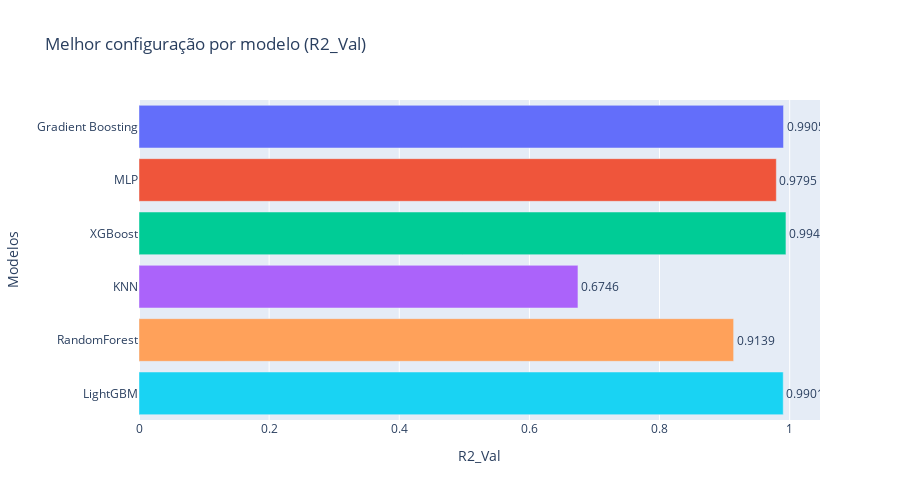
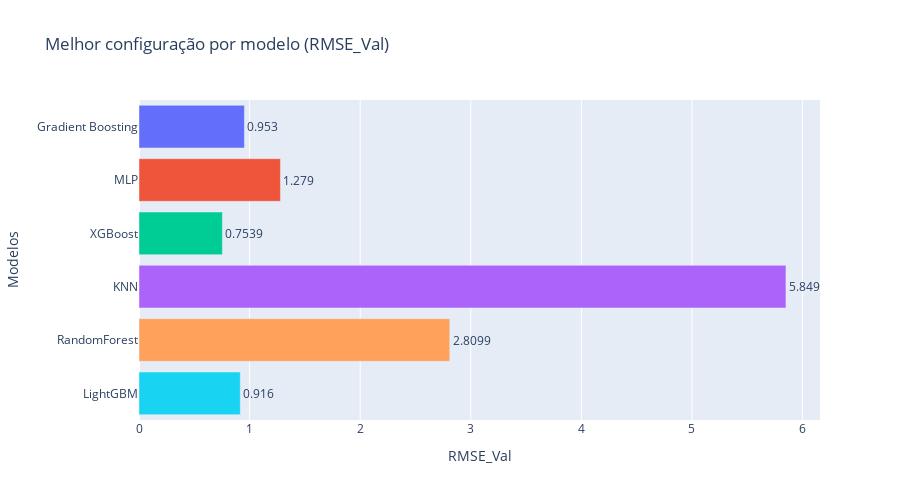
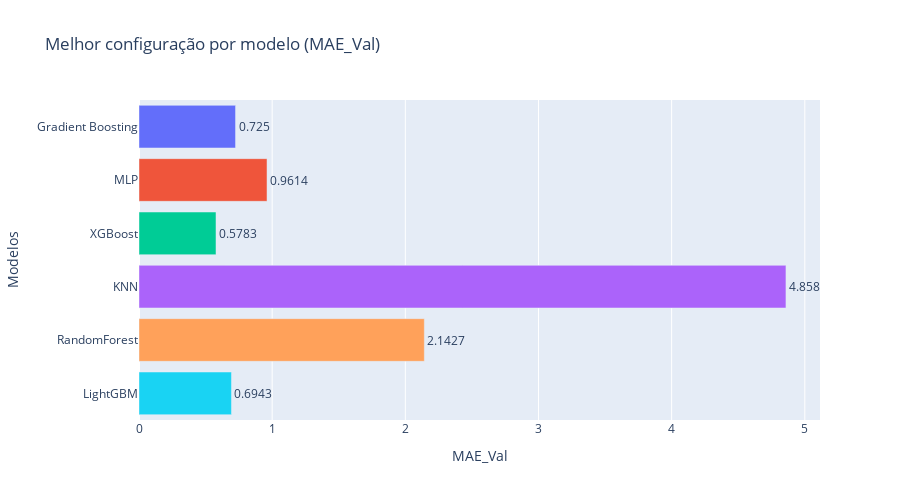

The notebook cell these images were saved under, in order:
### Code cell
# Comparar os modelos usando R²
plot_melhores_modelos('data/models_results', metric='R2_Val')

# Comparar os modelos usando RMSE
plot_melhores_modelos('data/models_results', metric='RMSE_Val')

# Comparar os modelos usando MAE
plot_melhores_modelos('data/models_results', metric='MAE_Val')

### Figure 1 — Plotly figure (JSON) as saved in the notebook; plotly's stock layout.template omitted (floating-point values rounded to 4 significant figures)
{"data": [{"customdata": [["{'learning_rate': 0.1, 'max_depth': 3, 'n_estimators': 200}"]], "hovertemplate": "Modelo=%{y}<br>R2_Val=%{x}<br>text=%{text}<br>Config_Label=%{customdata[0]}<extra></extra>", "legendgroup": "Gradient Boosting", "marker": {"color": "#636efa", "pattern": {"shape": ""}}, "name": "Gradient Boosting", "orientation": "h", "showlegend": true, "text": [0.9905], "textposition": "outside", "type": "bar", "x": [0.9905], "xaxis": "x", "y": ["Gradient Boosting"], "yaxis": "y"}, {"customdata": [["{'activation': 'relu', 'hidden_layer_sizes': [100], 'learning_rate_init': 0.001}"]], "hovertemplate": "Modelo=%{y}<br>R2_Val=%{x}<br>text=%{text}<br>Config_Label=%{customdata[0]}<extra></extra>", "legendgroup": "MLP", "marker": {"color": "#EF553B", "pattern": {"shape": ""}}, "name": "MLP", "orientation": "h", "showlegend": true, "text": [0.9795], "textposition": "outside", "type": "bar", "x": [0.9795], "xaxis": "x", "y": ["MLP"], "yaxis": "y"}, {"customdata": [["{'colsample_bytree': 1.0, 'learning_rate': 0.1, 'max_depth': 3, 'n_estimators': 300, 'subsample': 0.8}"]], "hovertemplate": "Modelo=%{y}<br>R2_Val=%{x}<br>text=%{text}<br>Config_Label=%{customdata[0]}<extra></extra>", "legendgroup": "XGBoost", "marker": {"color": "#00cc96", "pattern": {"shape": ""}}, "name": "XGBoost", "orientation": "h", "showlegend": true, "text": [0.9943], "textposition": "outside", "type": "bar", "x": [0.9943], "xaxis": "x", "y": ["XGBoost"], "yaxis": "y"}, {"customdata": [["{'n_neighbors': 12, 'weights': 'distance'}"]], "hovertemplate": "Modelo=%{y}<br>R2_Val=%{x}<br>text=%{text}<br>Config_Label=%{customdata[0]}<extra></extra>", "legendgroup": "KNN", "marker": {"color": "#ab63fa", "pattern": {"shape": ""}}, "name": "KNN", "orientation": "h", "showlegend": true, "text": [0.6746], "textposition": "outside", "type": "bar", "x": [0.6746], "xaxis": "x", "y": ["KNN"], "yaxis": "y"}, {"customdata": [["{'max_depth': None, 'min_samples_split': 2, 'n_estimators': 100}"]], "hovertemplate": "Modelo=%{y}<br>R2_Val=%{x}<br>text=%{text}<br>Config_Label=%{customdata[0]}<extra></extra>", "legendgroup": "RandomForest", "marker": {"color": "#FFA15A", "pattern": {"shape": ""}}, "name": "RandomForest", "orientation": "h", "showlegend": true, "text": [0.9139], "textposition": "outside", "type": "bar", "x": [0.9139], "xaxis": "x", "y": ["RandomForest"], "yaxis": "y"}, {"customdata": [["{'learning_rate': 0.1, 'max_depth': 5, 'n_estimators': 300, 'num_leaves': 50}"]], "hovertemplate": "Modelo=%{y}<br>R2_Val=%{x}<br>text=%{text}<br>Config_Label=%{customdata[0]}<extra></extra>", "legendgroup": "LightGBM", "marker": {"color": "#19d3f3", "pattern": {"shape": ""}}, "name": "LightGBM", "orientation": "h", "showlegend": true, "text": [0.9901], "textposition": "outside", "type": "bar", "x": [0.9901], "xaxis": "x", "y": ["LightGBM"], "yaxis": "y"}], "layout": {"barmode": "relative", "height": 500, "legend": {"title": {"text": "Modelo"}, "tracegroupgap": 0}, "showlegend": false, "title": {"text": "Melhor configuração por modelo (R2_Val)"}, "xaxis": {"anchor": "y", "domain": [0, 1], "title": {"text": "R2_Val"}}, "yaxis": {"anchor": "x", "categoryarray": ["LightGBM", "RandomForest", "KNN", "XGBoost", "MLP", "Gradient Boosting"], "categoryorder": "array", "domain": [0, 1], "title": {"text": "Modelos"}}}}

### Figure 2 — Plotly figure (JSON) as saved in the notebook; plotly's stock layout.template omitted (floating-point values rounded to 4 significant figures)
{"data": [{"customdata": [["{'learning_rate': 0.1, 'max_depth': 5, 'n_estimators': 200}"]], "hovertemplate": "Modelo=%{y}<br>RMSE_Val=%{x}<br>text=%{text}<br>Config_Label=%{customdata[0]}<extra></extra>", "legendgroup": "Gradient Boosting", "marker": {"color": "#636efa", "pattern": {"shape": ""}}, "name": "Gradient Boosting", "orientation": "h", "showlegend": true, "text": [0.953], "textposition": "outside", "type": "bar", "x": [0.953], "xaxis": "x", "y": ["Gradient Boosting"], "yaxis": "y"}, {"customdata": [["{'activation': 'tanh', 'hidden_layer_sizes': [25, 50], 'learning_rate_init': 0.001}"]], "hovertemplate": "Modelo=%{y}<br>RMSE_Val=%{x}<br>text=%{text}<br>Config_Label=%{customdata[0]}<extra></extra>", "legendgroup": "MLP", "marker": {"color": "#EF553B", "pattern": {"shape": ""}}, "name": "MLP", "orientation": "h", "showlegend": true, "text": [1.279], "textposition": "outside", "type": "bar", "x": [1.279], "xaxis": "x", "y": ["MLP"], "yaxis": "y"}, {"customdata": [["{'colsample_bytree': 0.8, 'learning_rate': 0.1, 'max_depth': 3, 'n_estimators': 300, 'subsample': 0.8}"]], "hovertemplate": "Modelo=%{y}<br>RMSE_Val=%{x}<br>text=%{text}<br>Config_Label=%{customdata[0]}<extra></extra>", "legendgroup": "XGBoost", "marker": {"color": "#00cc96", "pattern": {"shape": ""}}, "name": "XGBoost", "orientation": "h", "showlegend": true, "text": [0.7539], "textposition": "outside", "type": "bar", "x": [0.7539], "xaxis": "x", "y": ["XGBoost"], "yaxis": "y"}, {"customdata": [["{'n_neighbors': 15, 'weights': 'distance'}"]], "hovertemplate": "Modelo=%{y}<br>RMSE_Val=%{x}<br>text=%{text}<br>Config_Label=%{customdata[0]}<extra></extra>", "legendgroup": "KNN", "marker": {"color": "#ab63fa", "pattern": {"shape": ""}}, "name": "KNN", "orientation": "h", "showlegend": true, "text": [5.85], "textposition": "outside", "type": "bar", "x": [5.85], "xaxis": "x", "y": ["KNN"], "yaxis": "y"}, {"customdata": [["{'max_depth': None, 'min_samples_split': 2, 'n_estimators': 100}"]], "hovertemplate": "Modelo=%{y}<br>RMSE_Val=%{x}<br>text=%{text}<br>Config_Label=%{customdata[0]}<extra></extra>", "legendgroup": "RandomForest", "marker": {"color": "#FFA15A", "pattern": {"shape": ""}}, "name": "RandomForest", "orientation": "h", "showlegend": true, "text": [2.81], "textposition": "outside", "type": "bar", "x": [2.81], "xaxis": "x", "y": ["RandomForest"], "yaxis": "y"}, {"customdata": [["{'learning_rate': 0.1, 'max_depth': 5, 'n_estimators': 300, 'num_leaves': 31}"]], "hovertemplate": "Modelo=%{y}<br>RMSE_Val=%{x}<br>text=%{text}<br>Config_Label=%{customdata[0]}<extra></extra>", "legendgroup": "LightGBM", "marker": {"color": "#19d3f3", "pattern": {"shape": ""}}, "name": "LightGBM", "orientation": "h", "showlegend": true, "text": [0.916], "textposition": "outside", "type": "bar", "x": [0.916], "xaxis": "x", "y": ["LightGBM"], "yaxis": "y"}], "layout": {"barmode": "relative", "height": 500, "legend": {"title": {"text": "Modelo"}, "tracegroupgap": 0}, "showlegend": false, "title": {"text": "Melhor configuração por modelo (RMSE_Val)"}, "xaxis": {"anchor": "y", "domain": [0, 1], "title": {"text": "RMSE_Val"}}, "yaxis": {"anchor": "x", "categoryarray": ["LightGBM", "RandomForest", "KNN", "XGBoost", "MLP", "Gradient Boosting"], "categoryorder": "array", "domain": [0, 1], "title": {"text": "Modelos"}}}}

### Figure 3 — Plotly figure (JSON) as saved in the notebook; plotly's stock layout.template omitted (floating-point values rounded to 4 significant figures)
{"data": [{"customdata": [["{'learning_rate': 0.1, 'max_depth': 3, 'n_estimators': 200}"]], "hovertemplate": "Modelo=%{y}<br>MAE_Val=%{x}<br>text=%{text}<br>Config_Label=%{customdata[0]}<extra></extra>", "legendgroup": "Gradient Boosting", "marker": {"color": "#636efa", "pattern": {"shape": ""}}, "name": "Gradient Boosting", "orientation": "h", "showlegend": true, "text": [0.725], "textposition": "outside", "type": "bar", "x": [0.725], "xaxis": "x", "y": ["Gradient Boosting"], "yaxis": "y"}, {"customdata": [["{'activation': 'tanh', 'hidden_layer_sizes': [25, 50], 'learning_rate_init': 0.001}"]], "hovertemplate": "Modelo=%{y}<br>MAE_Val=%{x}<br>text=%{text}<br>Config_Label=%{customdata[0]}<extra></extra>", "legendgroup": "MLP", "marker": {"color": "#EF553B", "pattern": {"shape": ""}}, "name": "MLP", "orientation": "h", "showlegend": true, "text": [0.9614], "textposition": "outside", "type": "bar", "x": [0.9614], "xaxis": "x", "y": ["MLP"], "yaxis": "y"}, {"customdata": [["{'colsample_bytree': 0.8, 'learning_rate': 0.1, 'max_depth': 3, 'n_estimators': 300, 'subsample': 0.8}"]], "hovertemplate": "Modelo=%{y}<br>MAE_Val=%{x}<br>text=%{text}<br>Config_Label=%{customdata[0]}<extra></extra>", "legendgroup": "XGBoost", "marker": {"color": "#00cc96", "pattern": {"shape": ""}}, "name": "XGBoost", "orientation": "h", "showlegend": true, "text": [0.5783], "textposition": "outside", "type": "bar", "x": [0.5783], "xaxis": "x", "y": ["XGBoost"], "yaxis": "y"}, {"customdata": [["{'n_neighbors': 10, 'weights': 'distance'}"]], "hovertemplate": "Modelo=%{y}<br>MAE_Val=%{x}<br>text=%{text}<br>Config_Label=%{customdata[0]}<extra></extra>", "legendgroup": "KNN", "marker": {"color": "#ab63fa", "pattern": {"shape": ""}}, "name": "KNN", "orientation": "h", "showlegend": true, "text": [4.858], "textposition": "outside", "type": "bar", "x": [4.858], "xaxis": "x", "y": ["KNN"], "yaxis": "y"}, {"customdata": [["{'max_depth': None, 'min_samples_split': 2, 'n_estimators': 100}"]], "hovertemplate": "Modelo=%{y}<br>MAE_Val=%{x}<br>text=%{text}<br>Config_Label=%{customdata[0]}<extra></extra>", "legendgroup": "RandomForest", "marker": {"color": "#FFA15A", "pattern": {"shape": ""}}, "name": "RandomForest", "orientation": "h", "showlegend": true, "text": [2.143], "textposition": "outside", "type": "bar", "x": [2.143], "xaxis": "x", "y": ["RandomForest"], "yaxis": "y"}, {"customdata": [["{'learning_rate': 0.1, 'max_depth': 5, 'n_estimators': 300, 'num_leaves': 31}"]], "hovertemplate": "Modelo=%{y}<br>MAE_Val=%{x}<br>text=%{text}<br>Config_Label=%{customdata[0]}<extra></extra>", "legendgroup": "LightGBM", "marker": {"color": "#19d3f3", "pattern": {"shape": ""}}, "name": "LightGBM", "orientation": "h", "showlegend": true, "text": [0.6943], "textposition": "outside", "type": "bar", "x": [0.6943], "xaxis": "x", "y": ["LightGBM"], "yaxis": "y"}], "layout": {"barmode": "relative", "height": 500, "legend": {"title": {"text": "Modelo"}, "tracegroupgap": 0}, "showlegend": false, "title": {"text": "Melhor configuração por modelo (MAE_Val)"}, "xaxis": {"anchor": "y", "domain": [0, 1], "title": {"text": "MAE_Val"}}, "yaxis": {"anchor": "x", "categoryarray": ["LightGBM", "RandomForest", "KNN", "XGBoost", "MLP", "Gradient Boosting"], "categoryorder": "array", "domain": [0, 1], "title": {"text": "Modelos"}}}}
